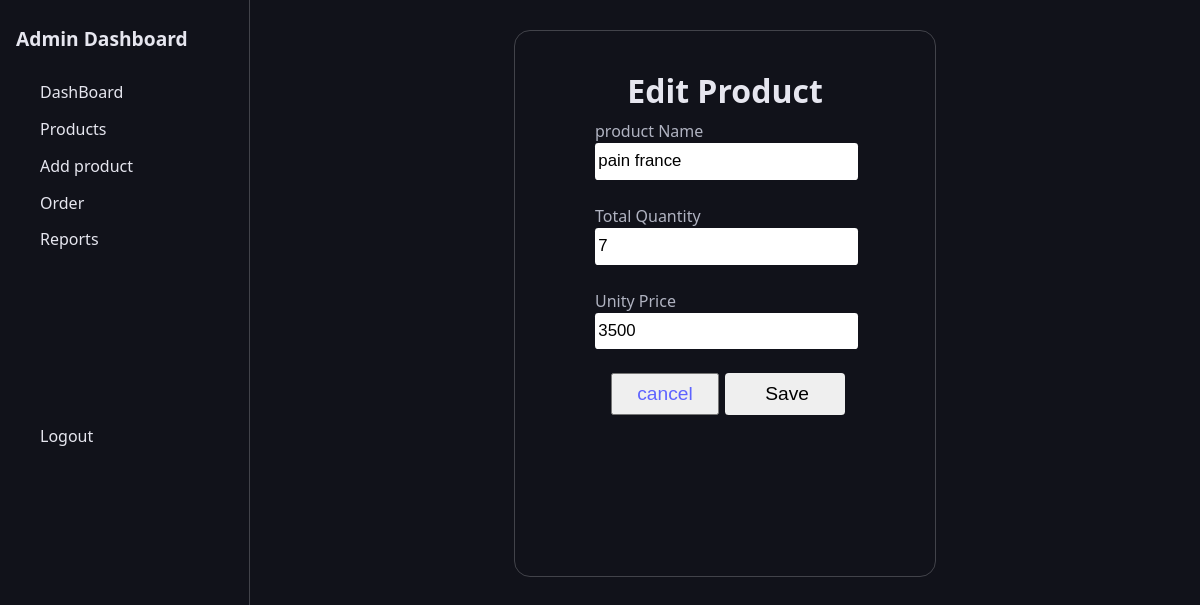
Page /Admin/admin_dashboard.php?route=edit_product&p_code=23 (signed in) on the committed database.
### tables this page shows
CREATE TABLE `products` (
  `productCode` int(11) NOT NULL,
  `productName` varchar(200) DEFAULT NULL,
  `product_quantity` int(11) DEFAULT NULL,
  `unit_price` decimal(30,0) DEFAULT NULL,
  `total_price` float DEFAULT NULL
);

### Admin/edit_product.php (the view, shortened to what this page needs)
<?php
 include '../config/db_connect.php';
 if(isset($_GET['p_code'])){
    $p_code = $_GET['p_code'];
 }
?>
<!DOCTYPE html>
<html lang="en">
<head>
    <link rel="stylesheet" href="../styles/style.css">
</head>
<body>
   <main>
      <div class="container">
            <?php
            $sql_command = "SELECT * FROM products WHERE productCode = '$p_code'";
            $sql_result = $conn->query($sql_command);
             if($sql_result -> num_rows > 0){
                 while($row = $sql_result -> fetch_assoc()){
            ?>
                   <h1>Edit Product </h1>
               <form action="../Controllers/edit_product_controller.php" method="POST">
                <label for="">product Name</label><br>
                <input type="text" name="product_name" value="<?php echo $row['productName']?>"><br><br>
                 <label for="">Total Quantity</label><br>
                 <input type="number" name="product_quantity" value="<?php echo $row['product_quantity']?>"><br><br>
                 <label for="">Unity Price</label><br>
                 <input type="number" name="unity_price" id="" value="<?php echo $row['unit_price']?>"><br><br>
                 <div class="bot">
                   <button><a href="../Admin/admin_dashboard.php?route=products">cancel</a></button>
                    <input type="submit" value="Save" name="submit">
                 </div>
                 </form>
                 <?php }} ?>
      </div>
   </main>
</body>
</html>

### styles/admin.css (style rules this page uses)
:root { --base-clr: #11121a; --line-clr: #42434a; --hover-clr: #222533; --text-clr: #e6e6ef; --accent-clr: #5e63ff; --secondary-text-clr: #b0b3c1; --secondary-text-clr2:#7c7f8d; }
* { margin: 0; padding: 0; }
html { font-family: Poppins, 'Segoe UI', Tahoma, Geneva, Verdana, sans-serif; line-height: 1.5rem; }
body { min-height: 100vh; min-height: 100dvh; background-color: var(--base-clr); color: var(--text-clr); display: grid; grid-template-columns: auto 1fr; }

### styles/table.css (style rules this page uses)
:root { --base-clr: #11121a; --line-clr: #42434a; --hover-clr: #222533; --text-clr: #e6e6ef; --accent-clr: #5e63ff; --secondary-text-clr: #b0b3c1; --secondary-text-clr2:#7c7f8d; }

### styles/style.css (style rules this page uses)
:root { --base-clr: #11121a; --line-clr: #42434a; --hover-clr: #222533; --text-clr: #e6e6ef; --accent-clr: #5e63ff; --secondary-text-clr: #b0b3c1; --secondary-text-clr2:#7c7f8d; }
* { margin: 0; padding: 0; }
html { font-family: Poppins, 'Segoe UI', Tahoma, Geneva, Verdana, sans-serif; line-height: 1.5rem; }
body { min-height: 100vh; min-height: 100dvh; background-color: var(--base-clr); color: var(--text-clr); }
main { padding: min(30px, 7%); display: flex; justify-content: center; }
.container form, main .bot { margin-left: 6rem; }
.container form input { width: 100%; border: none; outline: none; padding: .5em 0; border-radius: .2em; padding-left: .2em; font-size: 1.05em; font-weight: 500; transition: all 0.3s ease; }
main p, main label { color: var(--secondary-text-clr); margin-top: 5px; margin-bottom: 15px; }
main { padding: min(30px, 7%); }
.container input[type = "submit"] { font-size: 1.2em; font-weight: 500; cursor: pointer; }
main .bot { display: flex; justify-content: center; text-align: center; gap: .4em; }
main .bot a { text-decoration: none; color: var(--accent-clr); }

### Admin/edit_product.php (style rules this page uses)
main .container { height: 65%; width: 40%; }
.bot { display: flex; justify-content: space-between; gap: 10rem; width: 90%; transform: translateX(-5rem); }
.bot button { font-size: 1.2em; font-weight: 500; cursor: pointer; width: 90%; }
form { transform: translateX(-3rem); }
h1 { text-align: center; margin: 1rem 0; }

### rows in the picture
products: product_name "pain france", product_quantity "7", unity_price "3500"
